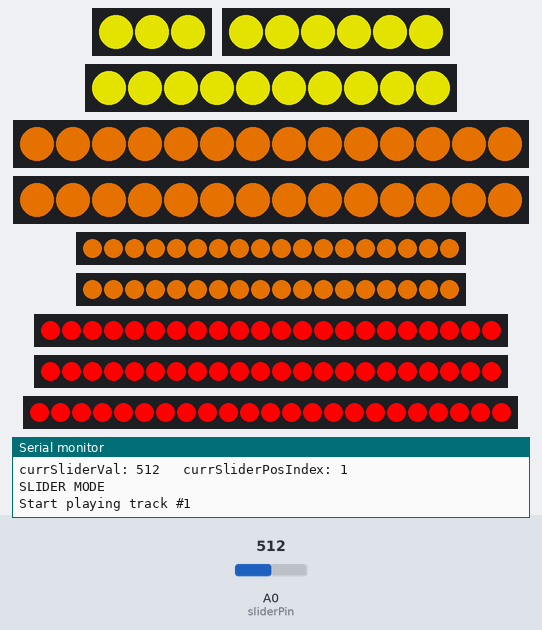
Bench run of a program on a simulated Arduino Mega 2560, built with avr-gcc and run on an emulated ATmega2560. Shown: 3 RGB LEDs in strip order, left to right, 6 RGB LEDs in strip order, left to right, 10 RGB LEDs in strip order, left to right, 2 × 14 RGB LEDs in strip order, left to right, 2 × 18 RGB LEDs in strip order, left to right, 2 × 22 RGB LEDs in strip order, left to right, 23 RGB LEDs in strip order, left to right, the last lines printed to the serial monitor. The test bench sets the inputs (shaded band); at power-on: A0 (sliderPin) = 512. Dim RGB values are drawn brighter than linear; the audio player accepts every command and is not drawn.

Above: at 3.7 s.
3.8 s: A0 (sliderPin) set to 716
At 4.7 s:
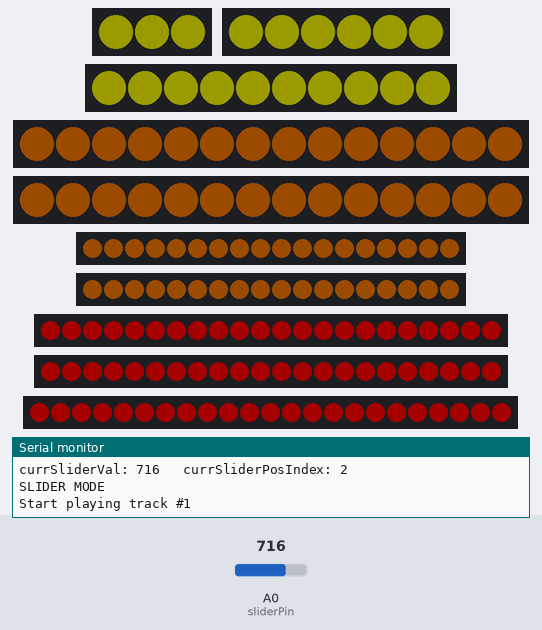
5.3 s: A0 (sliderPin) set to 760
At 7.66 s:
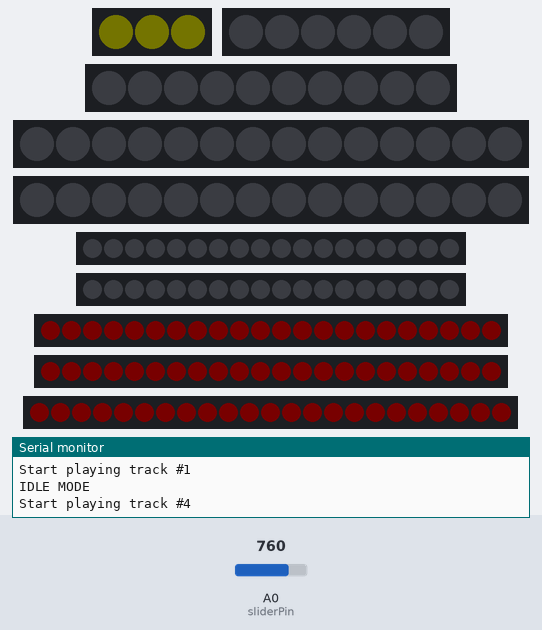
8.3 s: A0 (sliderPin) set to 778
At 9.2 s:
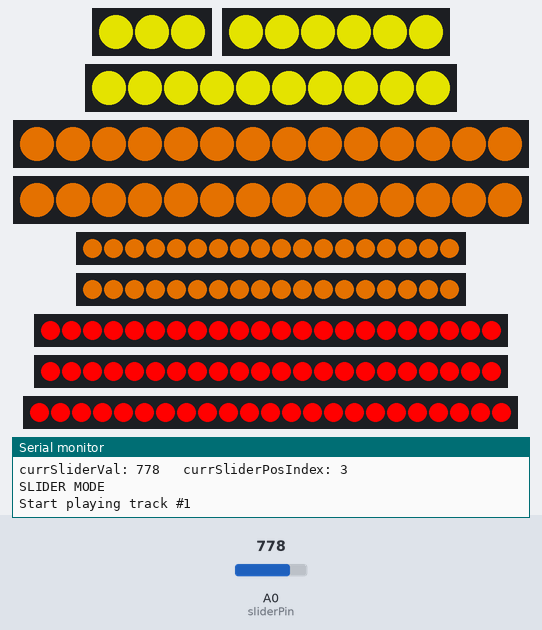
9.8 s: A0 (sliderPin) set to 820
12.8 s: A0 (sliderPin) set to 836
Timing chart, 0 to 23.9 s (numbered marks = the images above; inputs shaded):
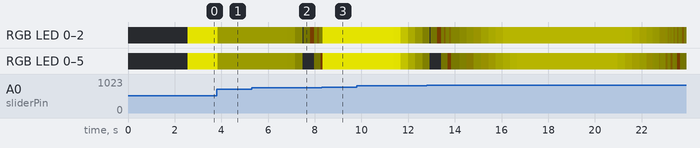

Measured:
- the behaviour switches between 766 and 767 on A0 (sliderPin) (found by bisection; images 2 and 3)
- after the input at 3.8 s, RGB LED 0–2, RGB LED 0–5: RGB(171, 170, 0) → RGB(27, 27, 0) at once; the LEDs: change at once (image 1)
- after the input at 8.3 s, the LEDs: change at once (image 3)

The program:

main.cpp
```cpp
/*
  Author: Benjamin Low (Lthben@gmail.com)
  Date: Oct 2019
  Description: UV Sculptures 1 - Ann

      Arduino Mega 2560 with DFPlayer Mini MP3 player module. LED flickering observed with using the 3.3V Teensy.

      Each sculpture has one button and one slider each.
      The button is playback mode for the light readings. The slider is toggle mode for the different readings.
      Both have bands of neon flex leds to show the UV levels in the form of light.
      There are sounds associated with all light animations, including a pulsing idle animation.

      SCULPTURE1 (curved light strips) is Ann, SCULPTURE2 (straight light strips) is Soh and Suang Suang
      SCULPTURE 1 has 10 led strips. SCULPTURE 2 has 9.
      SCULPTURE 1 uses a slider. 2 uses a knob
*/

#include <Arduino.h>
#include <FastLED.h>
#include <Bounce2.h>
#include <elapsedMillis.h>
#include "DFRobotDFPlayerMini.h"

//-------------------- PIN ASSIGNMENT --------------------//
// Mapping for max of 10 data pins. For Mega, use D2 to D13 which has PWM

const int LEDPIN0 = 2, LEDPIN1 = 3, LEDPIN2 = 4, LEDPIN3 = 5, LEDPIN4 = 6, LEDPIN5 = 7, LEDPIN6 = 8, LEDPIN7 = 9, LEDPIN8 = 10, LEDPIN9 = 11;

const int buttonPin = 0;
const int sliderPin = A0;

//-------------------- USER DEFINED SETTINGS --------------------//

/* CHECK IF CHECK_CONSOLE() IS COMMENTED OUT!!!!!!!!!*/

#define __SCULPTURE1__  //Ann
// #define __SCULPTURE2__  //Soh & Suang

const int MAXBRIGHTLVL = 160;

//band 1 is inner most centre where the idle fade animation starts from
//number of pixels (every 10cm) for each data pin controlled led strip
//number system is NX_BX_SX where NX is SCULPTURE ID number, BX is band number and SX is the individual strip number within the band
const int p1_1_x = 3, p1_2_x = 6, p1_3_x = 10, p1_4_1 = 14, p1_4_2 = 14, p1_5_1 = 18, p1_5_2 = 18, p1_6_1 = 22, p1_6_2 = 22, p1_6_3 = 23; //SCULPTURE1. 6 bands. 10 strips.
const int p2_1_1 = 9, p2_1_2 = 9, p2_1_3 = 9, p2_2_x = 20, p2_3_x = 22, p2_4_x = 11, p2_5_x = 11, p2_6_x = 11, p2_7_x = 11;//Sculpture 2. 7 bands. 9 strips.

const int NUMDATA1 = 5, NUMDATA2 = 8; //number of data points for each sculpture
// const float ann_readings[NUMDATA1] = {2.94, 4.27, 4.09, 0.42, 8.0}; //actual values
const float ann_readings[NUMDATA1] = {1.0, 8.0, 1.0, 8.0, 1.0}; //test values

const float sohsuang_readings[NUMDATA2] = {0.13, 0.06, 1.6, 4.38, 7.0, 1.51, 3.8, 0.04}; //actual values
// const float sohsuang_readings[NUMDATA2] = {1.0, 7.0, 1.0, 7.0, 1.0, 7.0, 1.0, 7.0}; //test values

const int BAND_DELAY = 500;   //ms delay between each band lightup
const int SLIDER_WAIT = 3000; //ms idle for slider movement before IDLE_MODE kicks in

CHSV cyellow(64, 255, 255); //sculpture 1 idle mode colour
CHSV cpink(224, 255, 255); //sculpture 2 idle mode colour
CHSV corange(32, 255, 255);
CHSV cred(0, 255, 255);

//-------------------- Audio --------------------//
DFRobotDFPlayerMini myDFPlayer;

//-------------------- Buttons and Sliders --------------------//
Bounce myButton = Bounce(buttonPin, 15); // 15 = 15 ms debounce time

unsigned int sliderVal, prevSliderVal, currSliderVal;
unsigned int sliderPosIndex, prevSliderPosIndex, currSliderPosIndex; //0 - 4 for Ann, 0 - 7 for Soh & Suang

bool isButtonPressed, isSliderToggled;

//-------------------- Light --------------------//

#define LED_TYPE WS2812 //Not UCS1903
#define COLOR_ORDER GRB //Yes! GRB!

#if defined(__SCULPTURE1__)
CHSV myIdleColor = cyellow;
const int SCULPTURE_ID = 1;
const int idleTrackNum = 4, activeTrackNum = 1;
CRGB leds0[p1_1_x], leds1[p1_2_x], leds2[p1_3_x], leds3[p1_4_1], leds4[p1_4_2], leds5[p1_5_1], leds6[p1_5_2], leds7[p1_6_1], leds8[p1_6_2], leds9[p1_6_3];
const int n1 = p1_1_x, n2 = p1_2_x, n3 = p1_3_x, n4 = p1_4_1, n5 = p1_4_2, n6 = p1_5_1, n7 = p1_5_2, n8 = p1_6_1, n9 = p1_6_2, n10 = p1_6_3; //for common code for both sculptures
float vol = 10; //hard to access the vol knob on the amp, so adjust in software

#elif defined(__SCULPTURE2__)
CHSV myIdleColor = cpink;
const int SCULPTURE_ID = 2;
const int idleTrackNum = 2, activeTrackNum = 3;
CRGB leds0[p2_1_1], leds1[p2_1_2], leds2[p2_1_3], leds3[p2_2_x], leds4[p2_3_x], leds5[p2_4_x], leds6[p2_5_x], leds7[p2_6_x], leds8[p2_7_x], leds9[0]; //need to define "leds9[]" else cannot compile
const int n1 = p2_1_1, n2 = p2_1_2, n3 = p2_1_3, n4 = p2_2_x, n5 = p2_3_x, n6 = p2_4_x, n7 = p2_5_x, n8 = p2_6_x, n9 = p2_7_x, n10 = 0; //for common code for both sculptures
float vol = 10; //master volume gain 0.0 - 1.0

#else
#error "invalid sculpture ID"
#endif

#define UPDATES_PER_SECOND 100 //speed of light animation

int brightness1, brightness2, brightness3, brightness4, brightness5, brightness6, brightness7; //band 1 to 7 brightness
const int IDLE_MODE = 1, BUTTON_MODE = 2, SLIDER_MODE = 3;
unsigned int playMode = IDLE_MODE;
bool hasplayModeChanged = true; //for audio track changes
int activeLedState = 0;            //to track led animaton states, e.g. 0 - idle mode, start fade to black 1 - show brightness according to reading, 2 - has completed animations, fade to black and idle
bool isMaxBrightness = false;      //to track idle animation direction
int maxBrightLvl = MAXBRIGHTLVL; //variable max brightness
elapsedMillis bandms;              //multiple use time ellapsed counter
unsigned int band_delay = BAND_DELAY; //speed of fade animation
int readings1[NUMDATA1], readings2[NUMDATA2]; //brightness values translated from UV readings
unsigned int readingsCounter;                 //keeps track of indexing the readings array
unsigned int prevBrightVal, currBrightVal;    //for comparing prev and current values for dimming and brightening
CHSV activeColor1 = cyellow; CHSV activeColor2 = corange; CHSV activeColor3 = cred;

#include "myfunctions.h"

/*--------------------------------------------------------------------------------
Setup
--------------------------------------------------------------------------------*/
void setup()
{
  pinMode(buttonPin, INPUT_PULLUP);
  pinMode(sliderPin, INPUT);

  Serial.begin(9600);
  Serial3.begin(9600);

  Serial.println();
  Serial.println(F("DFRobot DFPlayer Mini Demo"));
  Serial.println(F("Initializing DFPlayer ... (May take 3~5 seconds)"));

  if (!myDFPlayer.begin(Serial3)) {  //Use Serial3 to communicate with mp3.
    Serial.println(F("Unable to begin:"));
    Serial.println(F("1.Please recheck the connection!"));
    Serial.println(F("2.Please insert the SD card or USB drive!"));
    while(true){
      delay(0); // Code to compatible with ESP8266 watch dog.
    }
  }
  myDFPlayer.volume(vol);
  Serial.println(F("DFPlayer Mini online."));

  delay(2000); //power up safety delay

  if (SCULPTURE_ID == 1)
  {
    FastLED.addLeds<LED_TYPE, LEDPIN0, COLOR_ORDER>(leds0, p1_1_x);
    FastLED.addLeds<LED_TYPE, LEDPIN1, COLOR_ORDER>(leds1, p1_2_x);
    FastLED.addLeds<LED_TYPE, LEDPIN2, COLOR_ORDER>(leds2, p1_3_x);
    FastLED.addLeds<LED_TYPE, LEDPIN3, COLOR_ORDER>(leds3, p1_4_1);
    FastLED.addLeds<LED_TYPE, LEDPIN4, COLOR_ORDER>(leds4, p1_4_2);
    FastLED.addLeds<LED_TYPE, LEDPIN5, COLOR_ORDER>(leds5, p1_5_1);
    FastLED.addLeds<LED_TYPE, LEDPIN6, COLOR_ORDER>(leds6, p1_5_2);
    FastLED.addLeds<LED_TYPE, LEDPIN7, COLOR_ORDER>(leds7, p1_6_1);
    FastLED.addLeds<LED_TYPE, LEDPIN8, COLOR_ORDER>(leds8, p1_6_2);
    FastLED.addLeds<LED_TYPE, LEDPIN9, COLOR_ORDER>(leds9, p1_6_3);
  }
  else if (SCULPTURE_ID == 2)
  {
    FastLED.addLeds<LED_TYPE, LEDPIN0, COLOR_ORDER>(leds0, p2_1_1);
    FastLED.addLeds<LED_TYPE, LEDPIN1, COLOR_ORDER>(leds1, p2_1_2);
    FastLED.addLeds<LED_TYPE, LEDPIN2, COLOR_ORDER>(leds2, p2_1_3);
    FastLED.addLeds<LED_TYPE, LEDPIN3, COLOR_ORDER>(leds3, p2_2_x);
    FastLED.addLeds<LED_TYPE, LEDPIN4, COLOR_ORDER>(leds4, p2_3_x);
    FastLED.addLeds<LED_TYPE, LEDPIN5, COLOR_ORDER>(leds5, p2_4_x);
    FastLED.addLeds<LED_TYPE, LEDPIN6, COLOR_ORDER>(leds6, p2_5_x);
    FastLED.addLeds<LED_TYPE, LEDPIN7, COLOR_ORDER>(leds7, p2_6_x);
    FastLED.addLeds<LED_TYPE, LEDPIN8, COLOR_ORDER>(leds8, p2_7_x);
    FastLED.addLeds<LED_TYPE, LEDPIN9, COLOR_ORDER>(leds9, 0); //need to define, else cannot compile
  }

  FastLED.setBrightness(255);

  delay(10);

  register_readings(); //translate the ann or sohsuang readings into a readings[] brightness value array.
}

/*--------------------------------------------------------------------------------
  Loop
--------------------------------------------------------------------------------*/
void loop()
{
  read_console(); //listen to buttons and sliders

  check_playMode();

  if (playMode == IDLE_MODE)
  {
    if (SCULPTURE_ID == 1) sixband_fade_animation();
    else sevenband_fade_animation();
  }
  else if (playMode == BUTTON_MODE)
  {
    playback_readings(); //play brightness sequence according to readings[] array
  }
  else if (playMode == SLIDER_MODE)
  {
    toggle_readings(); //toggle according to the slider
  }

  FastLED.show();
  FastLED.delay(1000 / UPDATES_PER_SECOND);

  play_audio();
}
```

Source omitted: myfunctions.h (21314 bytes)
